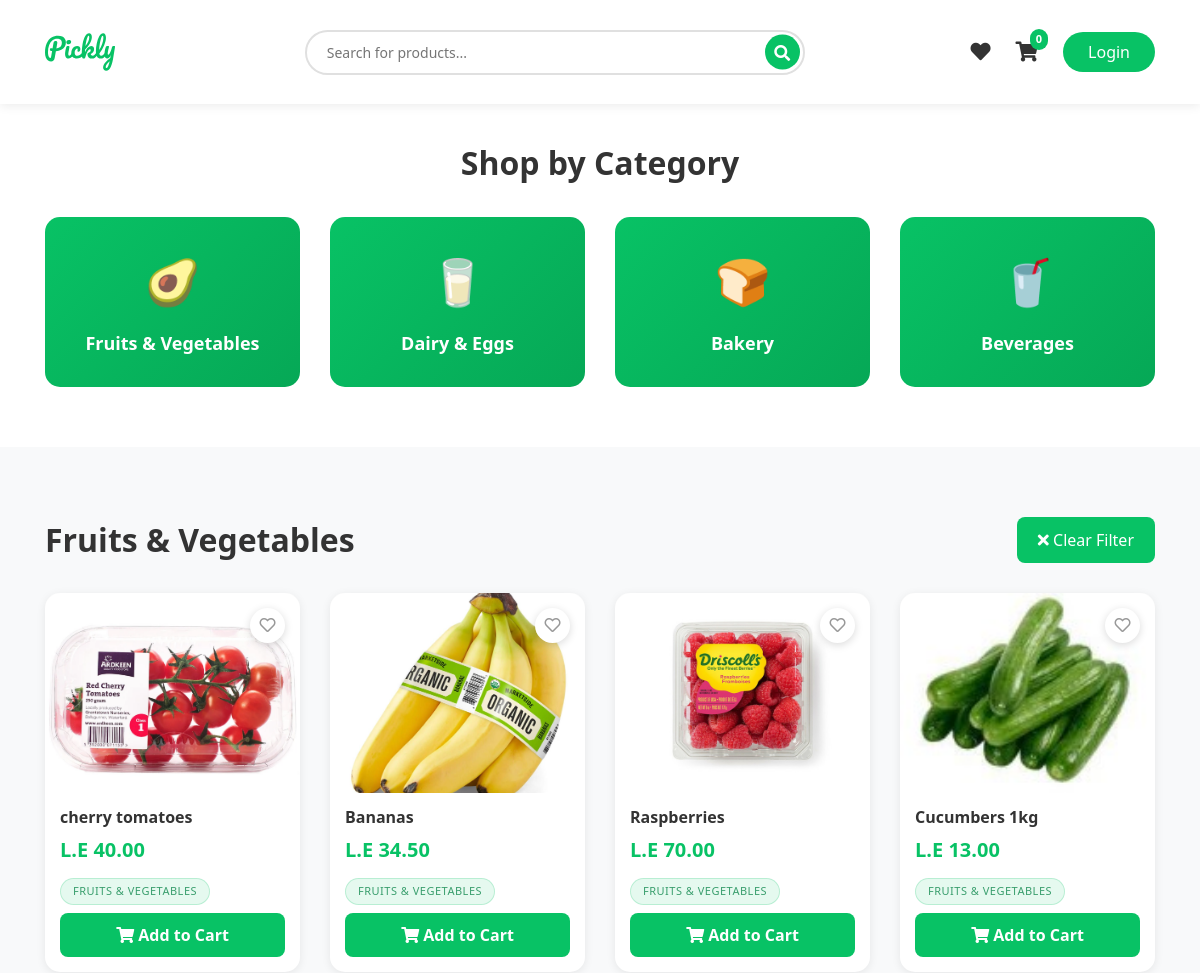
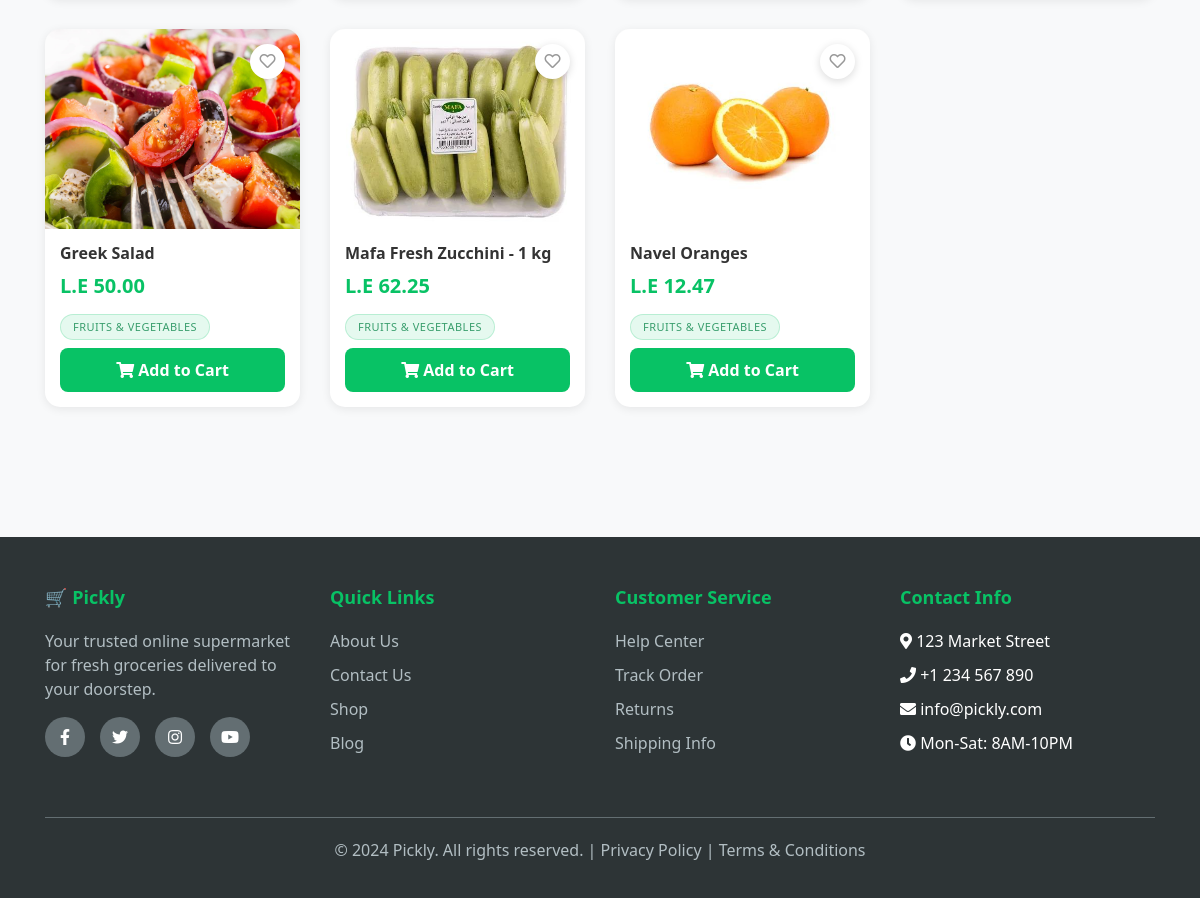
/?category=1, run on the app's committed database (2 pictures, top to bottom).
### store/models.py (models this page shows, shortened)
class Category(models.Model):
    category_name = models.CharField(max_length=200)
    icon = models.CharField(max_length=50, blank=True)
    image = models.ImageField(upload_to='categories/', blank=True, null=True)
    def __str__(self):   # special method
        return self.category_name
    class Meta:
        verbose_name_plural = "Categories"

class Product(models.Model):
    name = models.CharField(max_length=200)
    price = models.DecimalField(max_digits=10, decimal_places=2)
    quantity = models.IntegerField()
    category = models.ForeignKey(Category, on_delete=models.CASCADE)  # this is to link product_category with catogires , if we delete all product del
    image = models.ImageField(upload_to='products/', blank=True, null=True)
    description = models.TextField(blank=True)

### store/views.py (the view)
# urls.py: path('',include('store.urls')),
def store(request):
    categories = Category.objects.all()
    category_id = request.GET.get('category')
    if category_id:
        products = Product.objects.filter(category_id=category_id)
    else:
        products = Product.objects.all()
    search_query = request.GET.get('q')
    if search_query:
        products = products.filter(Q(name__icontains=search_query) | Q(category__category_name__icontains=search_query))
    user_favorites = []
    cartItems = 0
    if request.user.is_authenticated:
        user_favorites = favorites.objects.filter(user=request.user).values_list('product_id', flat=True)
        try:
            customer = request.user.customer
            order, created = Order.objects.get_or_create(customer=customer, complete=False)
            cartItems = order.cart_items_count
        except:
            cartItems = 0
    else:
        items = []
        order = {'get_cart_total':0, 'get_cart_items':0}
        cartItems = order['get_cart_items']
    context = {
        'products': products,
        'categories': categories,
        'selected_category': category_id,
        'user_favorites': list(user_favorites),
        'cartItems': cartItems,
    }
    return render(request, 'store/store.html', context)

### store/Templates/store/Store.html (shortened to what this page needs)
{% extends 'store/main.html' %}
{% load static %}
{% block content %}
<section class="categories-section">
    <div class="container">
        <h2 class="section-title">Shop by Category</h2>
        <div class="row">
            {% for category in categories %}
            <div class="col-md-3 col-sm-6">
                <a href="?category={{ category.id }}" style="text-decoration: none;">
                    <div class="category-card {% if selected_category == category.id|stringformat:'s' %}active-category{% endif %}">
                        <div class="category-icon">{{ category.icon }}</div>
                        <p class="category-name">{{ category.category_name }}</p>
                    </div>
                </a>
            </div>
            {% empty %}
            <div class="col-12">
                <p style="text-align: center; padding: 30px; color: #999;">
                    No categories yet. <a href="/admin/" style="color: #08C265;">Add categories in admin panel</a>
                </p>
            </div>
            {% endfor %}
        </div>
    </div>
</section>
<section class="products-section">
    <div class="container">
        <div style="display: flex; justify-content: space-between; align-items: center; margin-bottom: 30px;">
            <h2 class="section-title" style="margin-bottom: 0;">
                {% if selected_category %}
                    {{ products.first.category.category_name }}
                {% else %}
                    All Products
                {% endif %}
            </h2>
            {% if selected_category %}
            <a href="{% url 'store' %}" class="btn" style="background: #08C265; color: white; padding: 10px 20px; border-radius: 8px; text-decoration: none;">
                <i class="fas fa-times"></i> Clear Filter
            </a>
            {% endif %}
        </div>
        <div class="row">
            {% for product in products %}
            <div class="col-lg-3 col-md-4 col-sm-6">
                <div class="product-card">
                    <button class="love-btn toggle-fav" data-product="{{product.id}}">
                        {% if product.id in user_favorites %}
                        <i class="fas fa-heart" style="color: red;"></i>
                        {% else %}
                        <i class="far fa-heart"></i>
                        {% endif %}
                    </button>
                    {% if product.image %}
                    <img src="{{ product.image.url }}" alt="{{ product.name }}" class="product-image">
                    {% else %}
                    <img src="{% static 'images/placeholder.png' %}" alt="{{ product.name }}" class="product-image">
                    {% endif %}
                    <div class="product-info">
                        <h5 class="product-name">{{ product.name }}</h5>
                        <p class="product-price">L.E {{ product.price }}</p>
                        <p class="product-category" style="display: inline-block; font-size: 11px; font-weight: 500; color: #399e6d; background: rgba(8, 194, 101, 0.1); padding: 4px 12px; border-radius: 20px; margin-bottom: 8px; text-transform: uppercase; letter-spacing: 0.5px; border: 1px solid rgba(8, 194, 101, 0.2);">{{product.category}}</p>
                        <button class="btn-add-cart update-cart" data-product="{{product.id}}" data-action="add">
                            <i class="fas fa-shopping-cart"></i> Add to Cart
                        </button>
                    </div>
                </div>
            </div>
            {% endfor %}
        </div>
    </div>
</section>
{% endblock content %}

### store/Templates/store/Main.html (style rules this page uses)
* { margin: 0; padding: 0; box-sizing: border-box; }
body { font-family: 'Segoe UI', Tahoma, Geneva, Verdana, sans-serif; background: #f8f9fa; }
.categories-section { padding: 40px 0; background: white; margin-bottom: 30px; }
.section-title { text-align: center; margin-bottom: 35px; font-weight: 700; color: #333; }
.category-card { background: linear-gradient(135deg, #08C265 0%, #06a856 100%); border-radius: 15px; padding: 30px 20px; text-align: center; cursor: pointer; transition: all 0.3s; color: white; margin-bottom: 20px; }
.category-icon { font-size: 45px; margin-bottom: 15px; }
.category-name { font-size: 18px; font-weight: 600; margin: 0; }
.products-section { padding: 40px 0; }
.product-card { background: white; border-radius: 15px; overflow: hidden; transition: all 0.3s; margin-bottom: 30px; box-shadow: 0 2px 10px rgba(0,0,0,0.08); position: relative; }
.product-image { width: 100%; height: 200px; object-fit: cover; background: #f0f0f0; }
.love-btn { position: absolute; top: 15px; right: 15px; background: white; border: none; width: 35px; height: 35px; border-radius: 50%; cursor: pointer; transition: 0.3s; box-shadow: 0 2px 8px rgba(0,0,0,0.15); display: flex; align-items: center; justify-content: center; }
.love-btn i { color: #999; font-size: 16px; }
.product-info { padding: 15px; }
.product-name { font-size: 16px; font-weight: 600; color: #333; margin-bottom: 8px; }
.product-price { font-size: 20px; font-weight: 700; color: #08C265; margin-bottom: 12px; }
.btn-add-cart { width: 100%; background: #08C265; color: white; border: none; padding: 10px; border-radius: 8px; font-weight: 600; cursor: pointer; transition: 0.3s; }

### data on the page
Category: icon "🥑", category_name "Fruits & Vegetables"
Category: icon "🥛", category_name "Dairy & Eggs"
Category: icon "🍞", category_name "Bakery"
Category: icon "🥤", category_name "Beverages"
Product: first.category.category_name "Fruits & Vegetables", image (picture), name "cherry tomatoes", price "40.00", category "FRUITS & VEGETABLES"
Product: image (picture), name "Bananas", price "34.50", category "FRUITS & VEGETABLES"
Product: image (picture), name "Raspberries", price "70.00", category "FRUITS & VEGETABLES"
Product: image (picture), name "Cucumbers 1kg", price "13.00", category "FRUITS & VEGETABLES"
Product: image (picture), name "Greek Salad", price "50.00", category "FRUITS & VEGETABLES"
Product: image (picture), name "Mafa Fresh Zucchini - 1 kg", price "62.25", category "FRUITS & VEGETABLES"
Product: image (picture), name "Navel Oranges", price "12.47", category "FRUITS & VEGETABLES"

### other printed values
{{ cartItems }} "0"
